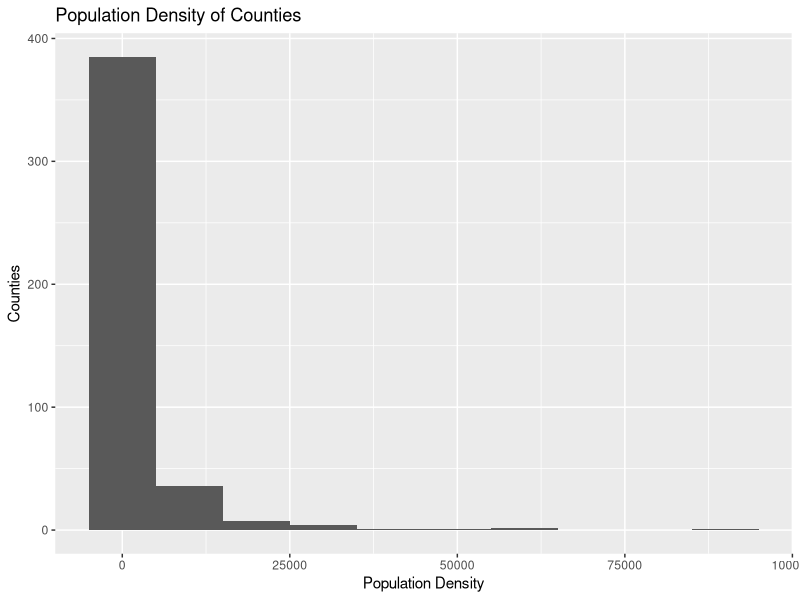
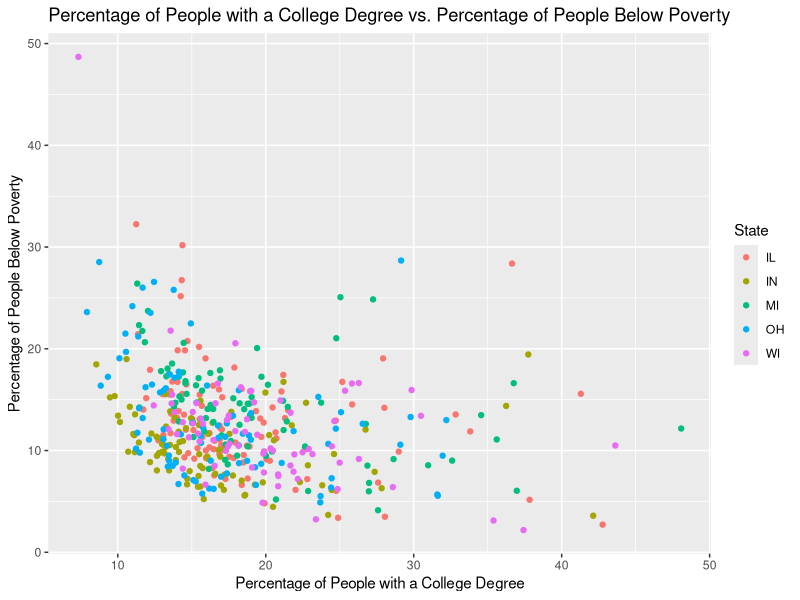
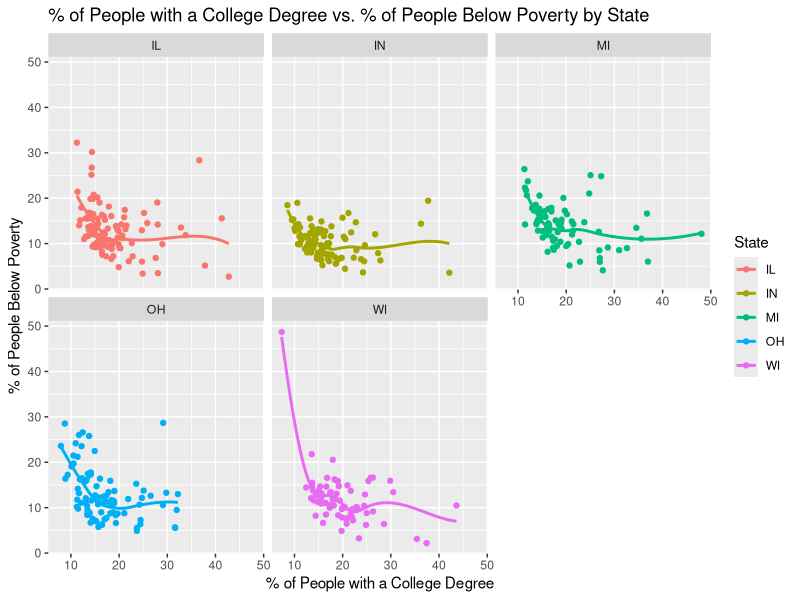
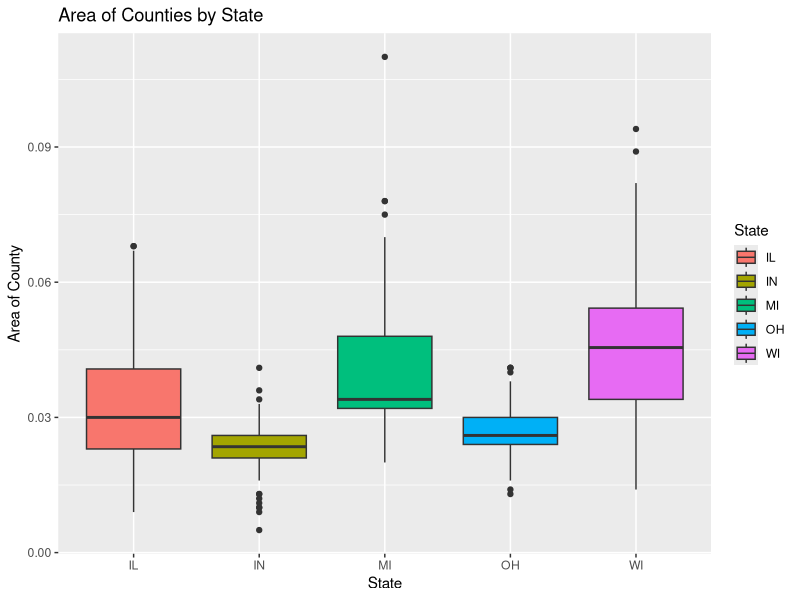
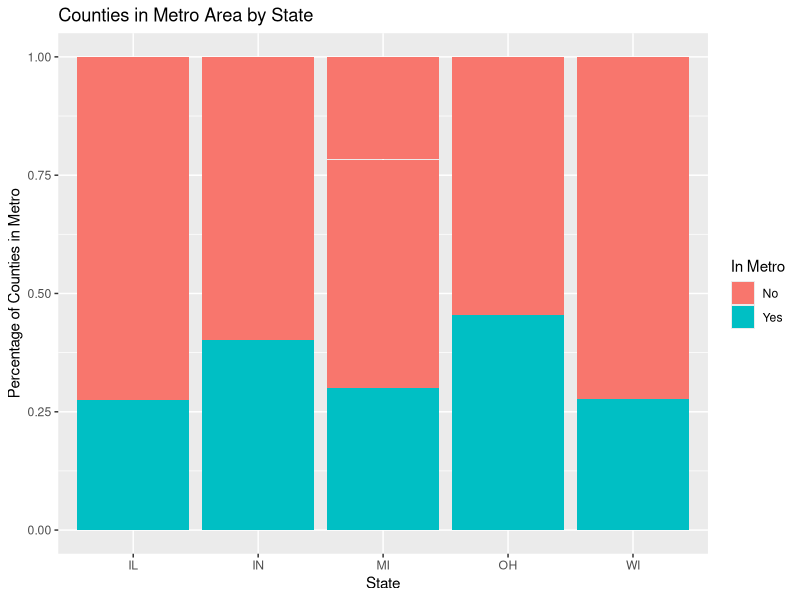
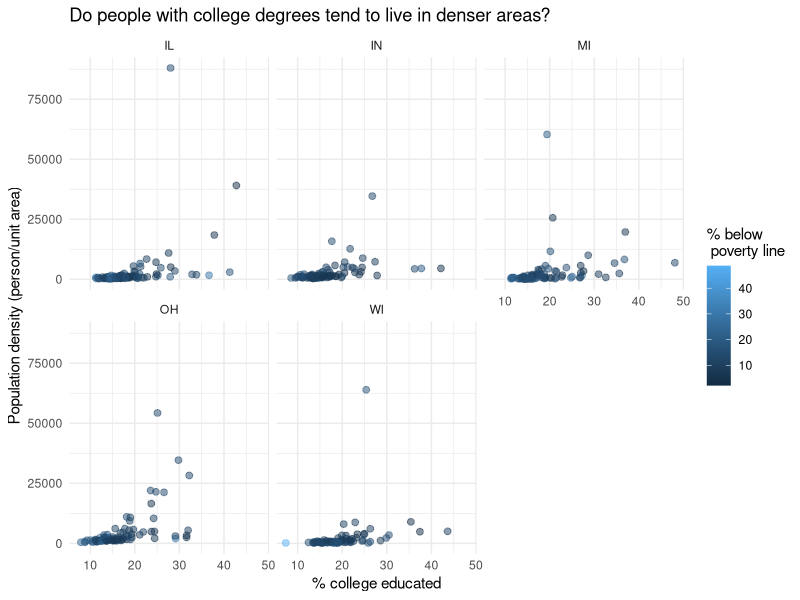

The R source for these figures, in order:
## ---- chunk 1
#| label: load-packages
#| message: false

library(tidyverse)
library(viridis)

## ---- chunk 2

#| label: histogram-population-density-of-counties

ggplot(midwest, aes(x = popdensity)) +
  geom_histogram(binwidth = 10000) + labs(x = "Population Density", y = "Counties") + ggtitle("Population Density of Counties")

## ---- chunk 3

#| label: degree-versus-poverty-scatterplot

ggplot(midwest, aes(x = percollege, y = percbelowpoverty, color = state)) +
  geom_point() + 
  scale_fill_viridis_d() +
  labs(x = "Percentage of People with a College Degree", y = "Percentage of People Below Poverty", color = "State") + 
  ggtitle("Percentage of People with a College Degree vs. Percentage of People Below Poverty")

## ---- chunk 4
#| label: generate-scatterplots-by-state

ggplot(midwest, aes(x = percollege, y = percbelowpoverty, color = state)) +
  geom_point() + 
  scale_fill_viridis_d() + 
  geom_smooth(se = FALSE) + 
  facet_wrap(~state) +  
  labs(x = "% of People with a College Degree", y = "% of People Below Poverty", color = "State") + 
  ggtitle("% of People with a College Degree vs. % of People Below Poverty by State")

## ---- chunk 5

#| label: boxplot-area-of-counties-by-state

ggplot(midwest, aes(x = state, y = area, fill = state)) + 
  geom_boxplot() +
labs(x = "State", y = "Area of County", fill = "State") + 
  ggtitle("Area of Counties by State")

## ---- chunk 6
#| label: load-packages

library(ggplot2)
## ---- chunk 7
#| label: generate-segmented-bar-chart

midwest <- midwest |>
  mutate(metro = if_else(inmetro == 1, "Yes", "No"))
ggplot(data = midwest, aes(x = state, fill = metro, y=1)) +
  geom_bar(position = "fill", stat = "identity") +
labs(x = "State", y = "Percentage of Counties in Metro", fill = "In Metro") +
ggtitle("Counties in Metro Area by State")

## ---- chunk 8
#| label: generate-college-degree-plot

ggplot(midwest, aes(x = percollege, y=popdensity, color=percbelowpoverty)) + geom_point(alpha = 0.5, size = 2) + facet_wrap(~state) + labs(x = "% college educated", y = "Population density (person/unit area)", color = "% below \n poverty line") + ggtitle("Do people with college degrees tend to live in denser areas?") + theme_minimal()

